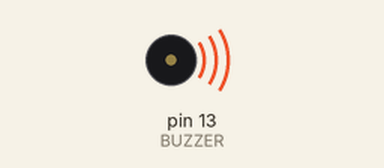
Bench run of a sketch on a simulated Arduino Uno, built with avr-gcc and run on an emulated ATmega328P. Shown: buzzer (waves = sounding).

Above: at 0.2 s.
At 8.2 s:
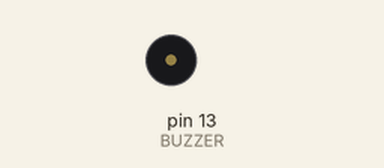
Timing chart, 0 to 11.7 s (numbered marks = the images above):
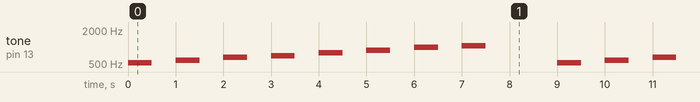

The sketch:

buzzer.ino
```cpp
//*******************************************************************************
// Project : Buzzer
// Board : Arduino Uno  + easy shield board
// By : Kit Plus
//*******************************************************************************/
// Define Pins
#define BUZZER 13
#define BUTTON 4
#define NOTE_C5  523
#define NOTE_CS5 554
#define NOTE_D5  587
#define NOTE_DS5 622
#define NOTE_E5  659
#define NOTE_F5  698
#define NOTE_FS5 740
#define NOTE_G5  784
#define NOTE_GS5 831
#define NOTE_A5  880
#define NOTE_AS5 932
#define NOTE_B5  988
#define NOTE_C6  1047
int melody[] = {
  NOTE_C5, NOTE_D5, NOTE_E5, NOTE_F5, NOTE_G5, NOTE_A5, NOTE_B5, NOTE_C6};
int duration = 500;  // 500 miliseconds

void setup() {

}

void loop() {
  // 도레미파솔라시도
  for (int thisNote = 0; thisNote < 8; thisNote++) {
    tone(BUZZER, melody[thisNote], duration);
    delay(1000);
  }

  delay(1000);
}
```

Measured:
- by itself, tone on pin 13 (BUZZER): repeats every 9.0 s: silent 0.50 s, 587 Hz 0.50 s, silent 0.50 s, 659 Hz 0.50 s, silent 0.50 s, 698 Hz 0.50 s, silent 0.50 s, 784 Hz 0.50 s, silent 0.50 s, 880 Hz 0.50 s, silent 0.50 s, 988 Hz 0.50 s, silent 0.50 s, 1047 Hz 0.50 s, silent 1.5 s, 523 Hz 0.50 s
